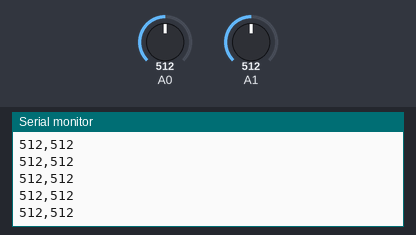
Bench run of a sketch on a simulated Arduino Uno, built with avr-gcc and run on an emulated ATmega328P. Shown: the last lines printed to the serial monitor. The inputs (shaded band) are chosen by the test bench; at power-on: A0 = 512, A1 = 512.

Above: at 1.2 s.
1.3 s: A0 set to 716
At 1.9 s:
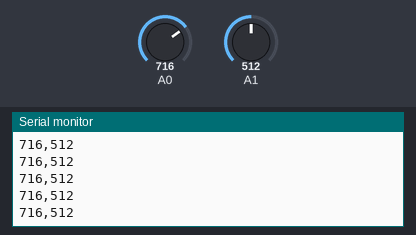
4.3 s: A1 set to 716
At 5.4 s:
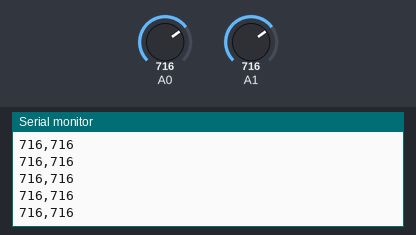
5.8 s: A0 set to 900
At 6.6 s:
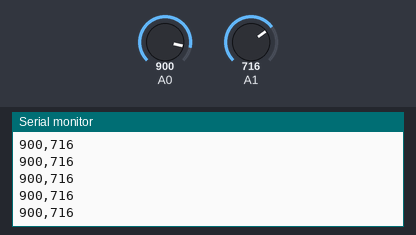
7.3 s: A1 set to 900
At 8.2 s:
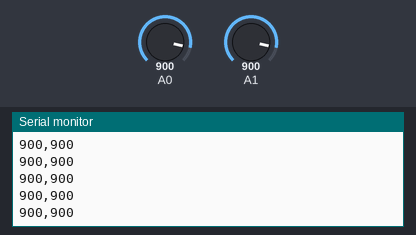
Timing chart, 0 to 9.8 s (numbered marks = the images above; inputs shaded):
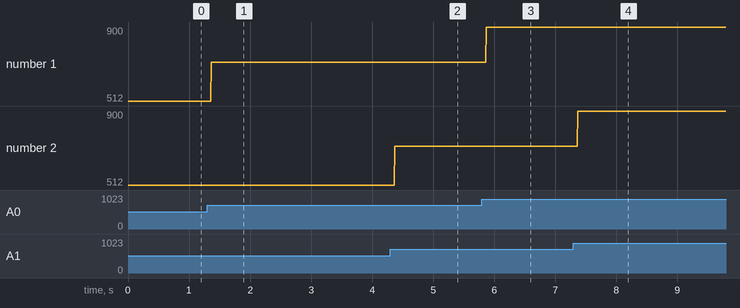

Measured:
- after the input at 1.3 s, the serial monitor: prints a new line after 0.07 s (image 1)
- after the input at 4.3 s, the serial monitor: prints a new line after 0.07 s (image 2)
- after the input at 5.8 s, the serial monitor: prints a new line after 0.07 s (image 3)
- after the input at 7.3 s, the serial monitor: prints a new line after 0.07 s (image 4)
- plotted number 1: 512 → 716 after the input at 1.3 s, 716 → 900 after the input at 5.8 s

The sketch:

simple.ino
```cpp
// audio input signal processing

// audio in
// 10uF capacitor per channel(left/right)
// 100k resistor per channel
// to analog 0 and 1 (A0, A1)

int audioRight;
int audioLeft;

void setup() {
  Serial.begin(9600);
}

// the loop function runs over and over again forever
void loop() {
  delay(1);                       // wait for a second
  audioRight = analogRead(A0);  //read input from A0
  audioLeft = analogRead(A1);   //read input from A1
  Serial.print(audioRight);
  Serial.print(",");
  Serial.println(audioLeft);
}
```
